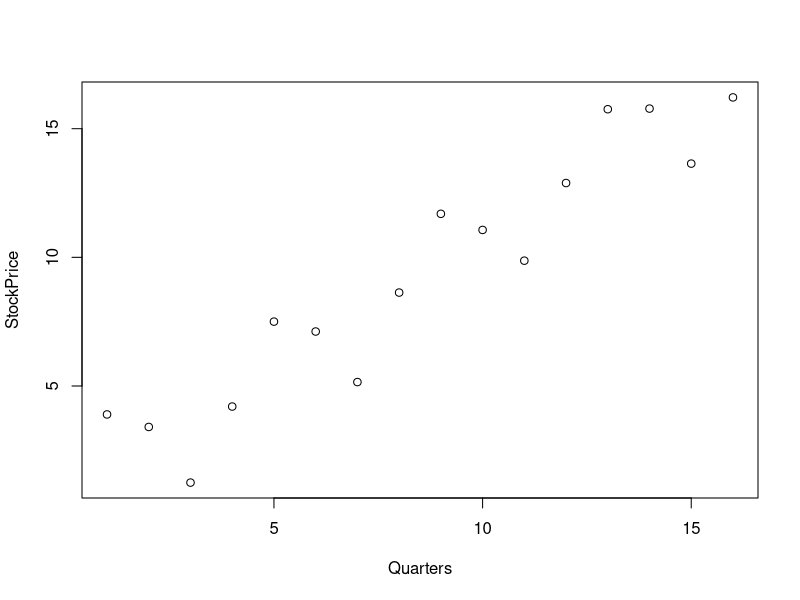

Here is the R script that generated this plot:
# ***Note this picks up at Part 3 of the README***

# Multiplicative Decomposition of Time Series Models

# Create a vector track of quarters across 4 years
Quarters<-c(1, 2, 3, 4, 5, 6, 7, 8, 9, 10, 11, 12, 13, 14, 15, 16)

# Create a vector to model stock prices across 4 years
StockPrice<-c(3.89414, 3.40792, 1.24523, 4.20107,
              7.50202, 7.11712, 5.1522, 8.63096,
              11.6921, 11.0655, 9.87043, 12.8885,
              15.7568, 15.7817, 13.6428, 16.2162)

plot(x = Quarters, y = StockPrice)